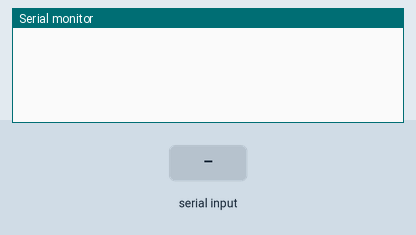
Recording of a sketch running on a simulated Arduino Uno, built with avr-gcc and run on an emulated ATmega328P. Shown: the last lines printed to the serial monitor. The test bench sets the inputs (shaded band).

Above: at 1.2 s.
1.3 s: "90,45\n" received over Serial
At 3.5 s:
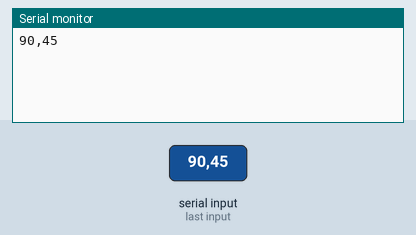
3.8 s: "5\n" received over Serial
At 5.4 s:
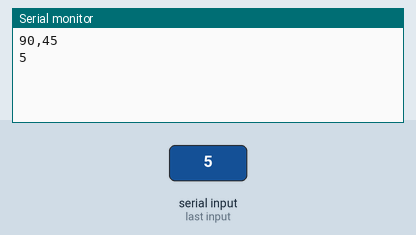

The sketch:

P8_LeerNumerosNoNegativos.ino
```cpp
/*
  Programa #08: Leer números hasta que uno de ellos sea negativo e imprimir cuantos fueron ingresados,
                sin contar el negativo
  Hecho por: Hernández Hernández Angel Anastasio
  8°G
*/

String numeroString;
double numeroDouble;
int contadorNumero = 0;
bool bandera = true;
void setup() {
  // put your setup code here, to run once:
  Serial.begin(9600);
}

void loop() {
  // put your main code here, to run repeatedly:
  ingresarNumero();
}

void ingresarNumero() {
  while (bandera == true) {
    if (Serial.available()) {
      numeroString = Serial.readString();
      Serial.println(numeroString);
      numeroDouble = numeroString.toInt();
      numeroString = "";
      if (0 < numeroDouble) {
        contadorNumero = contadorNumero + 1;
      }
      else {
        bandera = false;
        if (bandera == false) {
          Serial.println("Cantidad de números positivos ingresados: " + String(contadorNumero));
        }
      }
    }
  }
}
```

Measured:
- after the input at 1.3 s, the serial monitor: prints a new line after 1.0 s (image 1)
- after the input at 3.8 s, the serial monitor: prints a new line after 1.0 s (image 2)
